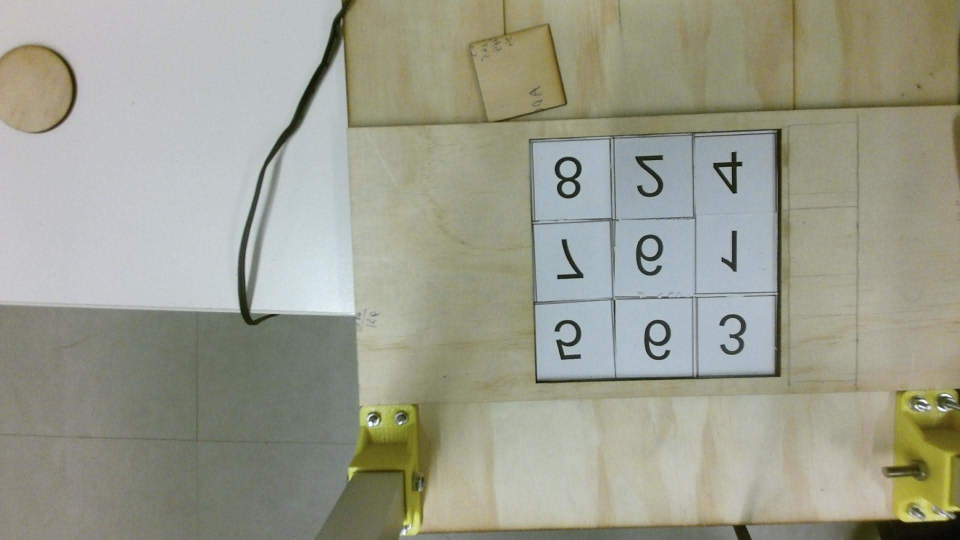
%> input picture TestImage.jpg, 1920 x 1080 px (shown at 1/2 size)
$ octave --eval "result = scanGrid7(imread('TestImage.jpg'));"   (GNU Octave 9; MATLAB toolbox functions it lacks are replaced by stand-ins)
%> lines starting %> are read from the running program, lines starting %| are printed output that depends on the picture
function [scannedNum, ITextRegion] = scanGrid7(rgb)
I = rgb;
%> I is the input picture: size 1080x1920x3 uint8; mean R, G, B 155.7, 156.9, 141.8
% idisp(I)
I2 = imcrop(I,[1077 652 200 200]); %[initial u ,initial v,Length, width]
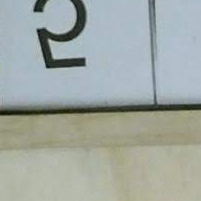
%> I2: size 201x201x3 uint8; mean R, G, B 160.5, 168.1, 162.8
% subplot(1,2,1)
colorImage = I2;
%  colorImage = imread('testing.jpg');
I = rgb2gray(colorImage);
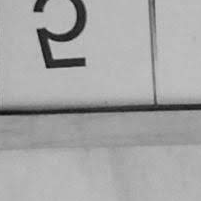
%> I: size 201x201 uint8; min 12, max 200, mean 165.2

% Detect MSER regions.
%> (the run ends here)

$ run again, on all_boxes.jpg
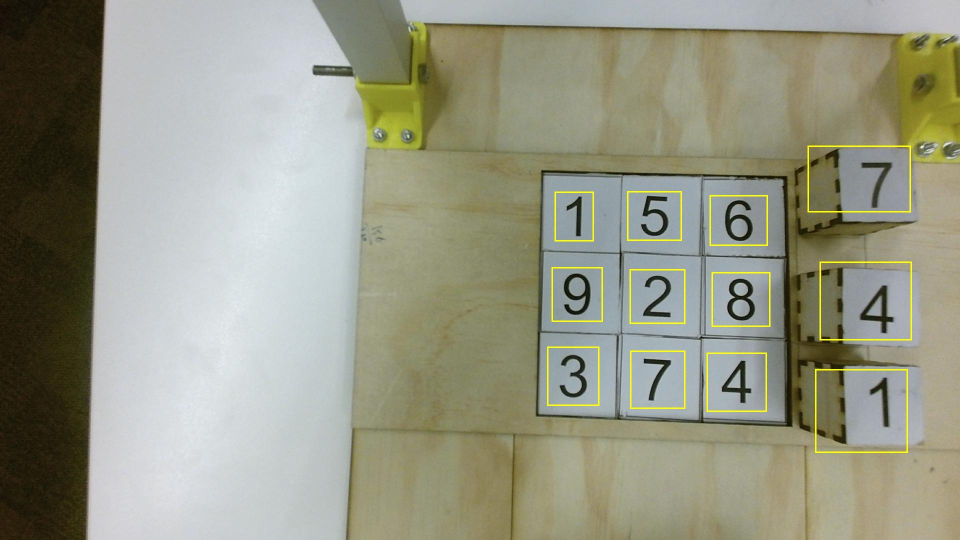
%> input picture all_boxes.jpg, 1920 x 1080 px (shown at 1/2 size)
%> in scanGrid7, I is the input picture: size 1080x1920x3 uint8; mean R, G, B 150.5, 151.3, 133
%> in scanGrid7, `I2 = imcrop(I,[1077 652 200 200]);`:
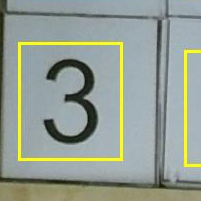
%> I2: size 201x201x3 uint8; mean R, G, B 148.8, 158.4, 147.4
%> in scanGrid7, `I = rgb2gray(colorImage);`:
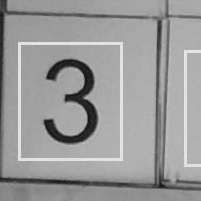
%> I: size 201x201 uint8; min 15, max 234, mean 154.3

$ run again, on cali.jpg
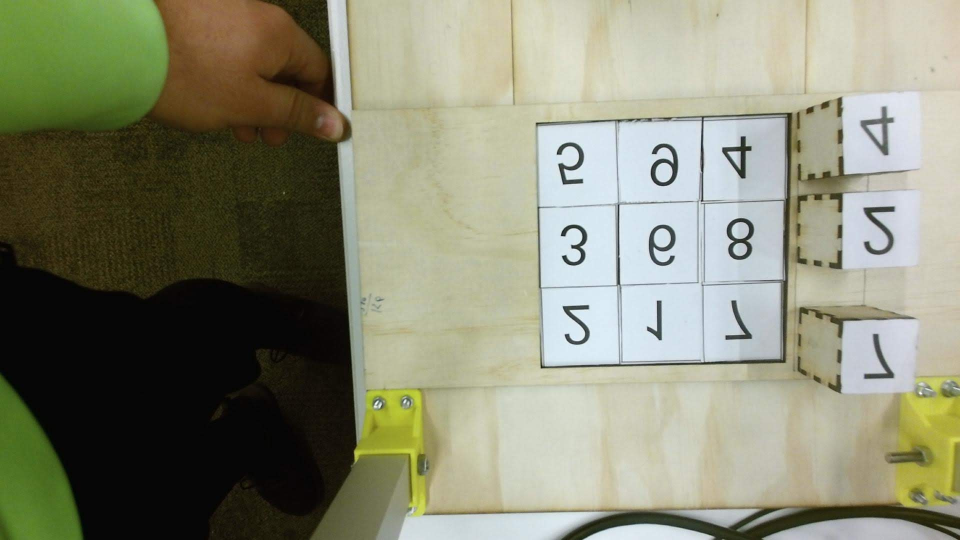
%> input picture cali.jpg, 1920 x 1080 px (shown at 1/2 size)
%> in scanGrid7, I is the input picture: size 1080x1920x3 uint8; mean R, G, B 135.8, 137.3, 115.9
%> in scanGrid7, `I2 = imcrop(I,[1077 652 200 200]);`:
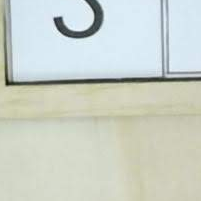
%> I2: size 201x201x3 uint8; mean R, G, B 202.9, 209.7, 200.7
%> in scanGrid7, `I = rgb2gray(colorImage);`:
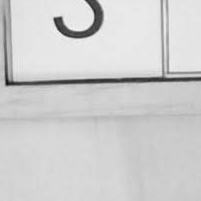
%> I: size 201x201 uint8; min 19, max 248, mean 206.6
